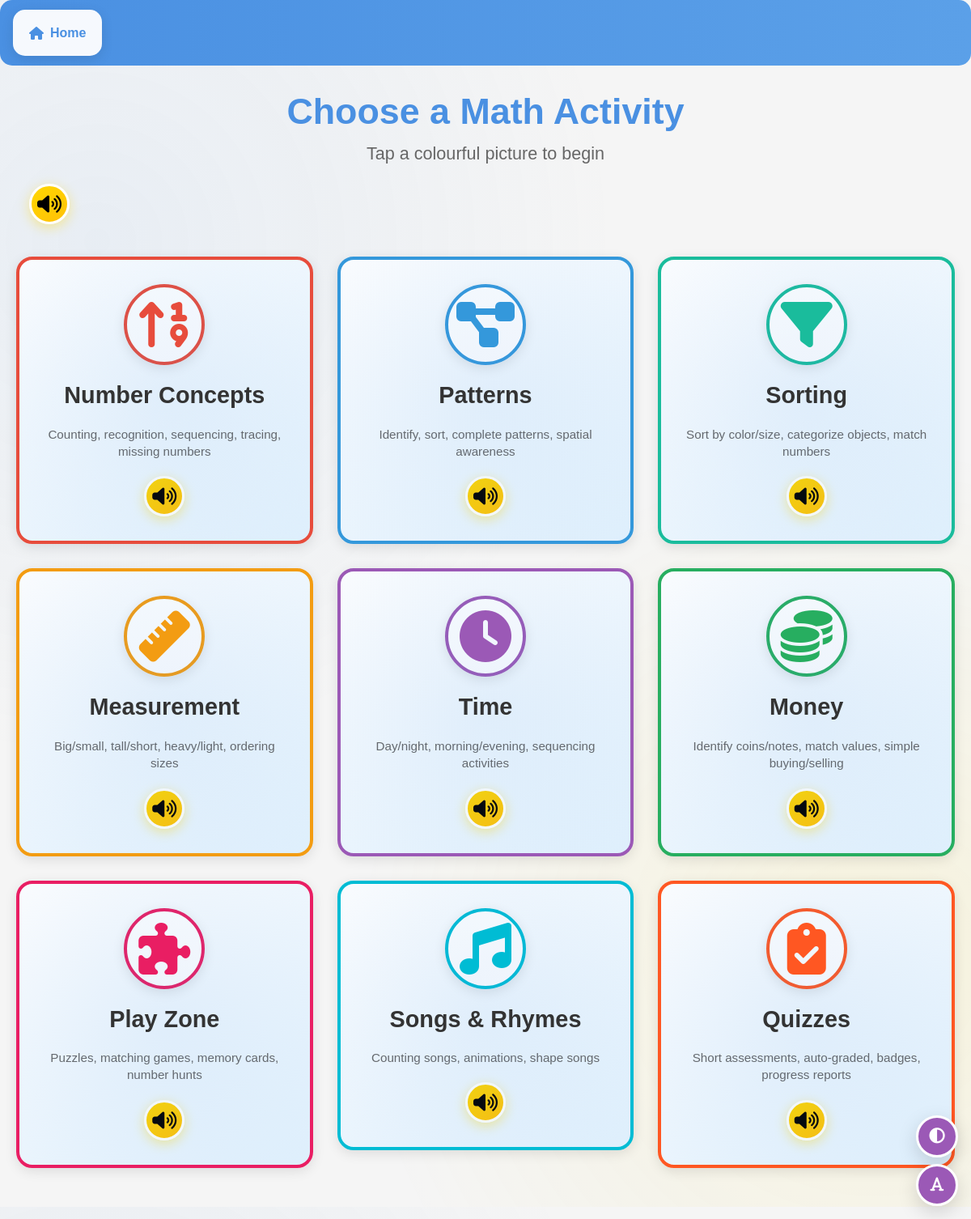
The page /learner/categories?lang=en on the database its author committed.
### tables this page shows
CREATE TABLE IF NOT EXISTS modules (
    module_id INT AUTO_INCREMENT PRIMARY KEY,
    module_name VARCHAR(100) NOT NULL,
    module_description TEXT,
    module_icon VARCHAR(255) NOT NULL,
    module_color VARCHAR(50) DEFAULT '#4A90E2',
    audio_prompt VARCHAR(255) NULL,
    order_index INT DEFAULT 0,
    is_active TINYINT(1) DEFAULT 1,
    created_at TIMESTAMP DEFAULT CURRENT_TIMESTAMP
);

### php/includes/lang.php (called while the page is built, shortened)
<?php
if (!isset($current_lang)) {
    $current_lang = isset($_GET['lang']) ? $_GET['lang'] : ($_SESSION['lang'] ?? 'en');
}
$t = $ui[$current_lang === 'sw' ? 'sw' : 'en'];

### php/db_connection.php (called while the page is built, shortened)
<?php
class Database {
    private $host;
    private $db_name;
    private $username;
    private $password;
    private $charset = 'utf8mb4';
    private $pdo = null;
    public function __construct() {
        $env = [];
        $this->host = $env['DB_HOST'] ?? 'localhost';
        $this->db_name = $env['DB_NAME'] ?? 'smartmat_kona_hisabati';
        $this->username = $env['DB_USER'] ?? 'smartmat_kona';
        $this->password = $env['DB_PASS'] ?? 'kona2026$';
    }
    private function getConnection(): ?PDO {
        if ($this->pdo === null) {
            $dsn = "mysql:host={$this->host};dbname={$this->db_name};charset={$this->charset}";
            $options = [
                PDO::ATTR_ERRMODE => PDO::ERRMODE_EXCEPTION,
                PDO::ATTR_DEFAULT_FETCH_MODE => PDO::FETCH_ASSOC,
                PDO::ATTR_EMULATE_PREPARES => false,
                PDO::ATTR_STRINGIFY_FETCHES => false,
            ];
            try {
                $this->pdo = new PDO($dsn, $this->username, $this->password, $options);
            } catch (PDOException $e) {
                error_log('DB connect error: ' . $e->getMessage());
                throw new RuntimeException('Database connection failed.');
            }
        }
        return $this->pdo;
    }
    public function query(string $sql, array $params = []) {
        $pdo = $this->getConnection();
        $stmt = $pdo->prepare($sql);
        $stmt->execute($params);
        return $stmt;
    }
    public function fetchAll(string $sql, array $params = []): array {
        $stmt = $this->query($sql, $params);
        return $stmt->fetchAll();
    }
}

### learner/categories.php (the view, shortened to what this page needs)
<?php
require_once __DIR__ . '/../php/db_connection.php';
require_once __DIR__ . '/../php/includes/lang.php';
require_once __DIR__ . '/../php/includes/settings.php';
$current_lang = isset($_GET['lang']) ? $_GET['lang'] : 'en';
$modules = $database->fetchAll("SELECT * FROM modules WHERE is_active = 1 AND module_name NOT IN ('Counting','Shapes','Addition','Subtraction','Matching','Games') ORDER BY order_index ASC");
$category_labels = [
    'Counting' => ['en' => 'Counting & Number Recognition', 'sw' => 'Kuhesabu na Kutambua Namba'],
    'Shapes' => ['en' => 'Shapes & Patterns', 'sw' => 'Maumbo na Mifumo'],
    'Addition' => ['en' => 'Addition', 'sw' => 'Kuongeza'],
    'Subtraction' => ['en' => 'Subtraction', 'sw' => 'Kutoa'],
    'Matching' => ['en' => 'Matching Games', 'sw' => 'Michezo ya Kulinganisha'],
    'Games' => ['en' => 'Math Games', 'sw' => 'Michezo ya Hisabati'],
    'Recognising and Counting Numbers 1-9' => ['en' => 'Learn to recognise, count, and write numbers from 1 to 9', 'sw' => 'Jifunze kutambua, kuhesabu, na kuandika namba 1 hadi 9'],
    'Number Zero' => ['en' => 'Learn to recognise, trace, and find the number 0', 'sw' => 'Jifunze kutambua, kufuata, na kupata namba 0'],
    'Number Ten' => ['en' => 'Learn to recognise, read, write, and count to 10', 'sw' => 'Jifunze kutambua, kusoma, kuandika, na kuhesabu hadi 10'],
    'Numbers 11–20' => ['en' => 'Count objects and learn numbers 11 to 20', 'sw' => 'Hesabu vitu na jifunze namba 11 hadi 20'],
];
?>
<!DOCTYPE html>
<html lang="<?php echo $current_lang; ?>">
<head>
    <link href="https://cdn.jsdelivr.net/npm/bootstrap@5.3.0/dist/css/bootstrap.min.css" rel="stylesheet">
    <link rel="stylesheet" href="https://cdnjs.cloudflare.com/ajax/libs/font-awesome/6.4.0/css/all.min.css">
    <link rel="stylesheet" href="../css/style.css">
</head>
<body class="page-child">
    <div class="activity-topbar">
        <a href="../index.php?lang=<?php echo urlencode($current_lang); ?>" class="topbar-btn topbar-home">
            <i class="fas fa-home"></i><span>Home</span>
        </a>
    </div>
    <main class="container-child mt-30 page-enter">
        <div class="section-heading">
            <h1><?php echo htmlspecialchars($t['categories_title']); ?></h1>
            <p><?php echo htmlspecialchars($t['categories_sub']); ?></p>
            <button type="button" class="audio-btn mt-20" onclick="playAudio('<?php echo htmlspecialchars($t['categories_sub'], ENT_QUOTES); ?>')" aria-label="Listen to instructions">
                <i class="fas fa-volume-up" aria-hidden="true"></i>
            </button>
        </div>
        <div class="row-child categories-grid">
            <?php foreach ($modules as $module):
                $name = $module['module_name'];
                $subtitle = $category_labels[$name][$current_lang === 'sw' ? 'sw' : 'en'] ?? $module['module_description'];
            ?>
            <div class="col-child-3">
                <article class="module-card"
                     tabindex="0"
                     role="button"
                     data-module-id="<?php echo (int)$module['module_id']; ?>"
                     data-audio-prompt="<?php echo htmlspecialchars($module['audio_prompt']); ?>"
                     style="border-color: <?php echo htmlspecialchars($module['module_color']); ?>;"
                     onclick="selectModule(<?php echo (int)$module['module_id']; ?>)"
                     onkeydown="if(event.key==='Enter')selectModule(<?php echo (int)$module['module_id']; ?>)">
                    <div class="module-card-icon-wrap" style="border: 4px solid <?php echo htmlspecialchars($module['module_color']); ?>;">
                        <i class="fas <?php echo htmlspecialchars($module['module_icon']); ?> module-card-icon" style="color: <?php echo htmlspecialchars($module['module_color']); ?>;" aria-hidden="true"></i>
                    </div>
                    <h3 class="module-card-title"><?php echo htmlspecialchars($name); ?></h3>
                    <p class="module-card-subtitle"><?php echo htmlspecialchars($subtitle); ?></p>
                    <button type="button" class="audio-btn" onclick="event.stopPropagation(); playAudio('<?php echo htmlspecialchars($module['audio_prompt'], ENT_QUOTES); ?>')" aria-label="Listen">
                        <i class="fas fa-volume-up" aria-hidden="true"></i>
                    </button>
                </article>
            </div>
            <?php endforeach; ?>
        </div>
    </main>
    <div class="a11y-toolbar">
        <button type="button" class="a11y-btn" id="toggleContrast" title="High contrast"><i class="fas fa-adjust"></i></button>
        <button type="button" class="a11y-btn" id="toggleDyslexia" title="Dyslexia mode"><i class="fas fa-font"></i></button>
    </div>
</body>
</html>

### rows shown on the page
modules: module_name "Number Concepts", module_description "Counting, recognition, sequencing, tracing, missing numbers"
modules: module_name "Patterns", module_description "Identify, sort, complete patterns, spatial awareness"
modules: module_name "Sorting", module_description "Sort by color/size, categorize objects, match numbers"
modules: module_name "Measurement", module_description "Big/small, tall/short, heavy/light, ordering sizes"
modules: module_name "Time", module_description "Day/night, morning/evening, sequencing activities"
modules: module_name "Money", module_description "Identify coins/notes, match values, simple buying/selling"
modules: module_name "Play Zone", module_description "Puzzles, matching games, memory cards, number hunts"
modules: module_name "Songs & Rhymes", module_description "Counting songs, animations, shape songs"
modules: module_name "Quizzes", module_description "Short assessments, auto-graded, badges, progress reports"

### other values the page prints
$t['categories_title'] "Choose a Math Activity"
$t['categories_sub'] "Tap a colourful picture to begin"
